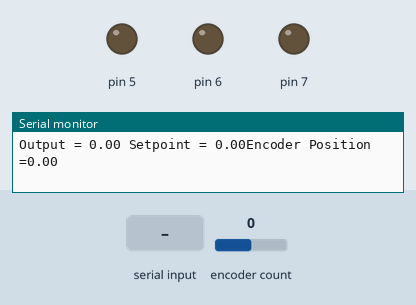
This sketch was run on a simulated Arduino Uno, built with avr-gcc and run on an emulated ATmega328P. Parts: output pins drawn as LEDs (lit = HIGH), the last lines printed to the serial monitor. Inputs (shaded band) come from the test bench; at power-on: encoder count 0.

Above: at 1.2 s.
1.3 s: encoder count set to 1
At 3.4 s:
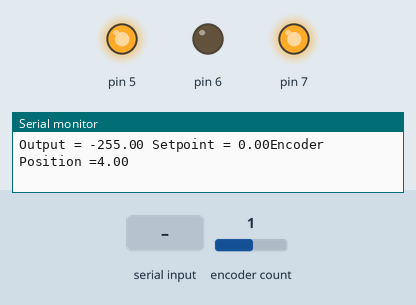
4.3 s: "30,150\n" received over Serial
At 4.7 s:
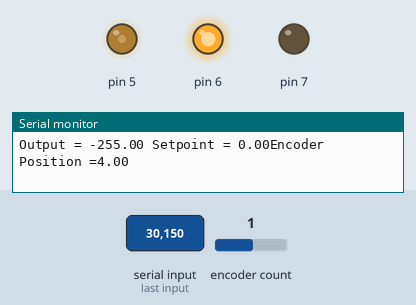
6.8 s: encoder count set to 0
At 7.2 s:
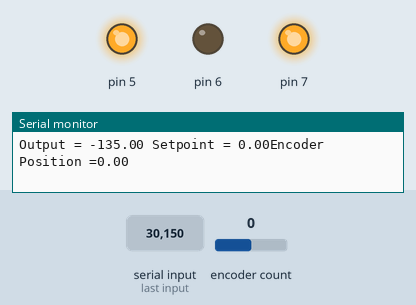
8.4 s: encoder count set to -1
At 13.8 s:
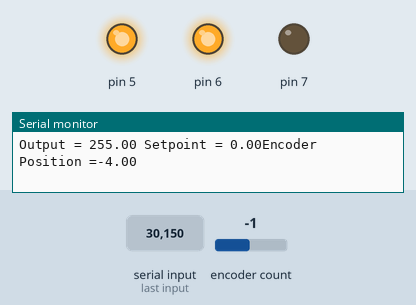
Timing chart, 0 to 15.3 s (numbered marks = the images above; inputs shaded):
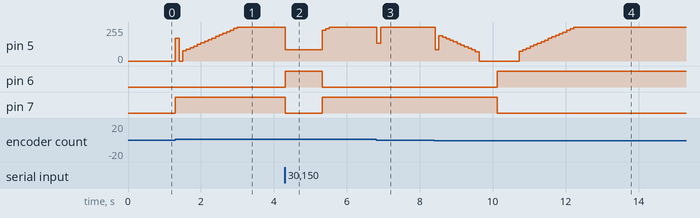

Measured:
- after the input at 1.3 s, pin 5: 0/255 → 172/255 at once, → 0/255 0.10 s later, → 76/255 0.10 s later, → 88/255 0.10 s later, … (18 changes in this stretch); pin 7: LOW → HIGH at once
- after the input at 4.3 s, pin 5: 255/255 → 83/255 at once, → 229/255 1.0 s later, → 241/255 0.10 s later, → 253/255 0.10 s later, … (5 changes in this stretch); pin 6: LOW → HIGH at once, → LOW 1.0 s later; pin 7: HIGH → LOW at once, → HIGH 1.0 s later
- after the input at 6.8 s, pin 5: 255/255 → 135/255 at once, → 255/255 0.10 s later
- after the input at 8.4 s, pin 5: 255/255 → 83/255 at once, → 191/255 0.10 s later, → 179/255 0.10 s later, → 167/255 0.10 s later, … (30 changes in this stretch); pin 6: LOW → HIGH after 1.7 s; pin 7: HIGH → LOW after 1.7 s

The sketch:

uno_curtain.ino
```cpp
#include <SoftwareSerial.h>
#include <PID_v1.h>
#include <Encoder.h>
#define DEBUG //Enable Debug prints status to the Serial output

Encoder myEnc(2, 3);      //Measure movement from encoder
SoftwareSerial blue(8,9); //SoftwareSerial to communicate with bluetooth module

double setpoint = 0, enc_position, pwm_output;
PID motorPID(&enc_position,&pwm_output,&setpoint,10,30,3,DIRECT); //PID Controller
void setup() {
  Serial.begin(115200);
  blue.begin(9600);
  pinMode(6,OUTPUT);
  pinMode(5,OUTPUT);
  pinMode(7,OUTPUT);
  motorPID.SetOutputLimits(-255,255); //Allow negative PID output for reverse movement
  motorPID.SetMode(AUTOMATIC);
  setpoint = 0;
}
long curtime = 0;
long oldPosition  = -999;
String inbuffer = "";
void loop() {
  if(millis()-curtime>750)  //Periodically print debug
  {
    curtime = millis();
    #ifdef DEBUG
    Serial.print("Output = "+String(pwm_output) + " Setpoint = "+String(setpoint)) ;
    Serial.println("Encoder Position =" + String(enc_position));
    #endif
    blue.print(String(enc_position)+"~");
  }
  if(Serial.available())
  {
    setpoint = Serial.parseInt();
    blue.println(setpoint);

  }
  if(blue.available()) //If input is available from bluetooth module
  {
    char c = blue.read(); //Read characters till tilda
    if(c=='~')
    {
      setpoint = inbuffer.toInt(); //Change setpoint
      inbuffer = "";
    }
    else
    {
      inbuffer += c;
    }

  }
  enc_position = myEnc.read();
  motorPID.Compute();

  // if (enc_position != oldPosition) {
    // oldPosition = enc_position;
 //   blue.print("Output = "+String(pwm_output));
  //  blue.println("Encoder Position =" + String(enc_position));
  // }


  if(pwm_output==0) //If output is zero, disable motor
  {
    digitalWrite(6,LOW);
    digitalWrite(7,LOW);
  //0  Serial.println("OFF");
  }
  else if(pwm_output<0) //If output is negative, set motor direction to reverse
  {
    digitalWrite(6,LOW);
    digitalWrite(7,HIGH);
  //  Serial.println("FORWARD");
  }
  else //If output is postiive, set motor direction to forward
  {
    digitalWrite(6,HIGH);
    digitalWrite(7,LOW);
  //  Serial.println("BACKWARD");
  }


  if(abs(pwm_output)>70) //Prevent powering of motor if output is too low for the motor to turn
  analogWrite(5,abs(pwm_output));
  else
  analogWrite(5,0);

}
```
